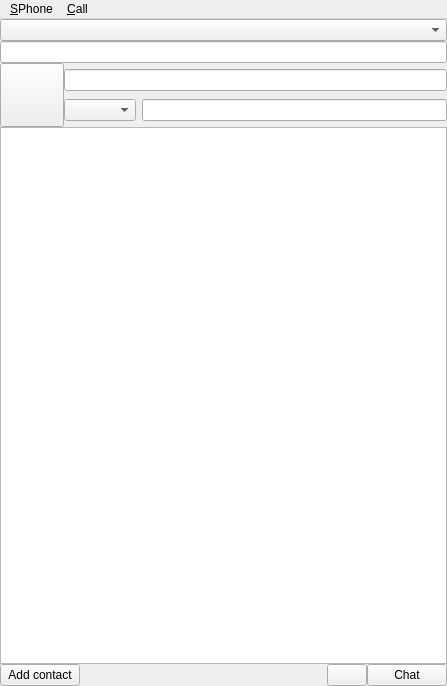
<?xml version="1.0" encoding="UTF-8"?>
<ui version="4.0">
 <class>MainWindow</class>
 <widget class="QMainWindow" name="MainWindow">
  <property name="geometry">
   <rect>
    <x>0</x>
    <y>0</y>
    <width>447</width>
    <height>686</height>
   </rect>
  </property>
  <property name="windowTitle">
   <string>SPhone</string>
  </property>
  <widget class="QWidget" name="centralWidget">
   <property name="sizePolicy">
    <sizepolicy hsizetype="Preferred" vsizetype="Preferred">
     <horstretch>0</horstretch>
     <verstretch>0</verstretch>
    </sizepolicy>
   </property>
   <layout class="QVBoxLayout" name="centralLayout">
    <property name="spacing">
     <number>0</number>
    </property>
    <property name="leftMargin">
     <number>0</number>
    </property>
    <property name="topMargin">
     <number>0</number>
    </property>
    <property name="rightMargin">
     <number>0</number>
    </property>
    <property name="bottomMargin">
     <number>0</number>
    </property>
    <item>
     <widget class="QComboBox" name="accountSelector"/>
    </item>
    <item>
     <widget class="QLineEdit" name="searchBox"/>
    </item>
    <item>
     <layout class="QHBoxLayout" name="userDetails">
      <property name="spacing">
       <number>0</number>
      </property>
      <item>
       <widget class="QToolButton" name="userAvatar">
        <property name="sizePolicy">
         <sizepolicy hsizetype="Fixed" vsizetype="Fixed">
          <horstretch>0</horstretch>
          <verstretch>0</verstretch>
         </sizepolicy>
        </property>
        <property name="minimumSize">
         <size>
          <width>64</width>
          <height>64</height>
         </size>
        </property>
        <property name="text">
         <string/>
        </property>
       </widget>
      </item>
      <item>
       <layout class="QVBoxLayout" name="verticalLayout">
        <property name="spacing">
         <number>2</number>
        </property>
        <item>
         <widget class="QLineEdit" name="userName"/>
        </item>
        <item>
         <layout class="QHBoxLayout" name="availabilityLayout">
          <item>
           <widget class="QComboBox" name="userAvailability"/>
          </item>
          <item>
           <widget class="QLineEdit" name="userLocation"/>
          </item>
         </layout>
        </item>
       </layout>
      </item>
     </layout>
    </item>
    <item>
     <widget class="QListView" name="contactList"/>
    </item>
    <item>
     <layout class="QHBoxLayout" name="actionButtons">
      <property name="spacing">
       <number>0</number>
      </property>
      <item>
       <widget class="QPushButton" name="addContact_button">
        <property name="text">
         <string>Add contact</string>
        </property>
       </widget>
      </item>
      <item>
       <spacer name="horizontalSpacer">
        <property name="orientation">
         <enum>Qt::Horizontal</enum>
        </property>
        <property name="sizeHint" stdset="0">
         <size>
          <width>40</width>
          <height>20</height>
         </size>
        </property>
       </spacer>
      </item>
      <item>
       <widget class="QPushButton" name="call_button">
        <property name="text">
         <string/>
        </property>
        <property name="icon">
         <iconset resource="resources.qrc">
          <normaloff>:/resources/icons/call-start.svg</normaloff>:/resources/icons/call-start.svg</iconset>
        </property>
       </widget>
      </item>
      <item>
       <widget class="QPushButton" name="chat_button">
        <property name="text">
         <string>Chat</string>
        </property>
       </widget>
      </item>
     </layout>
    </item>
   </layout>
  </widget>
  <widget class="QMenuBar" name="menuBar">
   <property name="geometry">
    <rect>
     <x>0</x>
     <y>0</y>
     <width>447</width>
     <height>27</height>
    </rect>
   </property>
   <widget class="QMenu" name="menuSPhone">
    <property name="title">
     <string>&amp;SPhone</string>
    </property>
    <addaction name="preferences_action"/>
    <addaction name="separator"/>
    <addaction name="quit_action"/>
   </widget>
   <widget class="QMenu" name="menuCall">
    <property name="title">
     <string>&amp;Call</string>
    </property>
   </widget>
   <addaction name="menuSPhone"/>
   <addaction name="menuCall"/>
  </widget>
  <action name="preferences_action">
   <property name="text">
    <string>&amp;Preferences</string>
   </property>
   <property name="shortcut">
    <string>Ctrl+P</string>
   </property>
  </action>
  <action name="quit_action">
   <property name="text">
    <string>&amp;Quit</string>
   </property>
   <property name="shortcut">
    <string>Ctrl+Q</string>
   </property>
  </action>
 </widget>
 <layoutdefault spacing="6" margin="11"/>
 <resources>
  <include location="resources.qrc"/>
 </resources>
 <connections/>
</ui>
